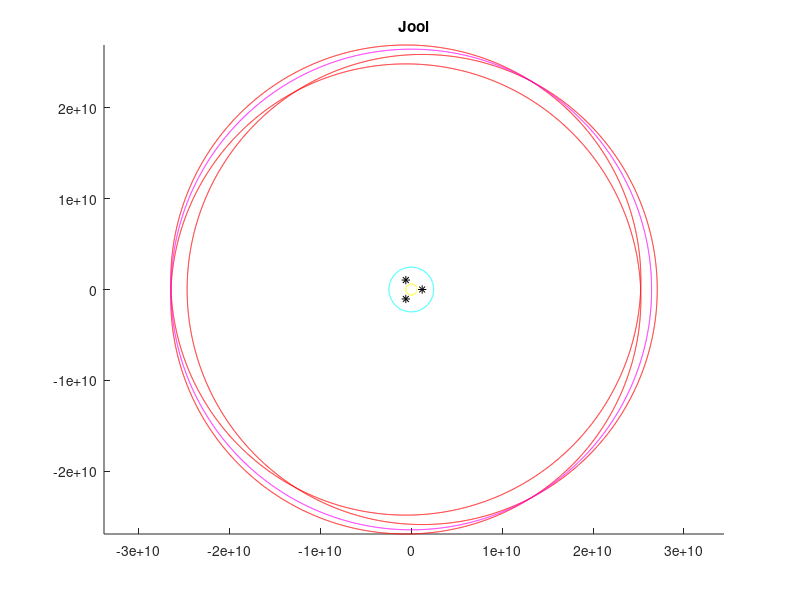

This figure's MATLAB source:
%%  ====  Header  =====================================================

fclose all;
close all
format long g
more off
clear
clc

% Number of points in a curve
N = 5001;

%%  ====  Planetary data  =============================================

% Initializes planetary index
ip = 0;

% Moho
ip = ip + 1;
pName{ip, 1} = 'Moho';
mu(ip, 1)    = 1.6860938e11;    % Gravitational parameter
R(ip, 1)     = 250000;          % Radius
r_SOI(ip, 1) = 9646663.0;       % Sphere of influence radius

% Eve
ip = ip + 1;
pName{ip, 1} = 'Eve';
mu(ip, 1)    = 8.1717302e12;    % Gravitational parameter
R(ip, 1)     = 700000;          % Radius
r_SOI(ip, 1) = 85109365;        % Sphere of influence radius

% Kerbin
ip = ip + 1;
pName{ip, 1} = 'Kerbin';
mu(ip, 1)    = 3.5316e12;       % Gravitational parameter
R(ip, 1)     = 600000;          % Radius
r_SOI(ip, 1) = 84159286;        % Sphere of influence radius

% Duna
ip = ip + 1;
pName{ip, 1} = 'Duna';
mu(ip, 1)    = 3.0136321e11;    % Gravitational parameter
R(ip, 1)     = 320000;          % Radius
r_SOI(ip, 1) = 47921949;        % Sphere of influence radius

% Dres
ip = ip + 1;
pName{ip, 1} = 'Dres';
mu(ip, 1)    = 2.1484489e10;    % Gravitational parameter
R(ip, 1)     = 138000;          % Radius
r_SOI(ip, 1) = 32832840;        % Sphere of influence radius

% Jool
ip = ip + 1;
pName{ip, 1} = 'Jool';
mu(ip, 1)    = 2.8252800e14;    % Gravitational parameter
R(ip, 1)     = 6000000;          % Radius
r_SOI(ip, 1) = 2455985200;        % Sphere of influence radius

% Eeloo
ip = ip + 1;
pName{ip, 1} = 'Eeloo';
mu(ip, 1)    = 7.4410815e10;    % Gravitational parameter
R(ip, 1)     = 210000;          % Radius
r_SOI(ip, 1) = 1.1908294e8;     % Sphere of influence radius

%%  ====  Relay data  =================================================

% Antenna powers
pa_1 = 100e9;
pa_2 = 5e3;
pa_3 = 500e3;

% Antenna powers (Jool)
pa_4 = pa_1 * (5^0.75);
pa_5 = 2e9; %5e6;

% Antenna ranges
ra1 = ones(ip, 1) * sqrt(pa_1 * pa_2);
ra2 = ones(ip, 1) * sqrt(pa_1 * pa_3);

% Antenna range (Jool)
ra1(6, 1) = sqrt(pa_4 * pa_2);
ra2(6, 1) = sqrt(pa_4 * pa_5);

% Relay altitude
hr       = (2.2e7) * ones(ip, 1); %ra1 - 4e5;
hr(1, 1) = 0.95 * r_SOI(1, 1);
hr(2, 1) = 0.5 * hr(3, 1);

hr(6, 1) = 1.2e9;

% Action oblate spheroid major axes
fsp = @(ra, hr) 0.5 * hr + sqrt((ra.^ 2) - 0.75 * (hr.^ 2));

% Action oblate spheroid minor axis
fma = @(ra, hr) sqrt((ra.^ 2) - (hr.^ 2));

% Relay positions
thr = [0; 2; 4] * (pi / 3);

for ii = 1:ip
    for jj = 1:3
        xr(ii, jj, :) = hr(ii, 1) * [cos(thr(jj, 1)), sin(thr(jj, 1))];
    end
end

%%  ====  Natural satellite clearance

% Satellite index
is = 0;

% Gilly
is = is + 1;
sName{is, 1}  = 'Gilly';
planet(is, 1) = 2;
ap(is, 1)     = 48825000;
pe(is, 1)     = 14175000;
r_SOIs(is, 1) = 126123.27;	% Sphere of influence radius

% Mun
is = is + 1;
sName{is, 1}  = 'Mun';
planet(is, 1) = 3;
ap(is, 1)     = 12000000;
pe(is, 1)     = 12000000;
r_SOIs(is, 1) = 2429559.1;	% Sphere of influence radius

% Minmus
is = is + 1;
sName{is, 1}  = 'Minmus';
planet(is, 1) = 3;
ap(is, 1)     = 47000000;
pe(is, 1)     = 47000000;
r_SOIs(is, 1) = 2247428.4;	% Sphere of influence radius

% Ike
is = is + 1;
sName{is, 1}  = 'Ike';
planet(is, 1) = 4;
ap(is, 1)     = 3296000;
pe(is, 1)     = 3104000;
r_SOIs(is, 1) = 11049598.9;	% Sphere of influence radius

GP = 388587;
heq_G = (((GP / (2 * pi)) ^ 2) * mu(2, 1)) ^ (1 / 3);

%%  ====  Circle coordinates  =========================================

xx = @(R, x0) x0(1, 1) + R * cos(linspace(-pi, pi, N));
yy = @(R, x0) x0(1, 2) + R * sin(linspace(-pi, pi, N));

%%  ====  Graphic output  =============================================

% For each planet aside from Moho
for ii=6:6 %ii = 1:ip
    hl(ii, 1) = figure(ii);
    title(pName{ii, 1})
    hold on

    % Planet
    plot(xx(R(ii, 1), [0, 0]), yy(R(ii, 1), [0, 0]), 'b')

    % Sphere of influence
    plot(xx(r_SOI(ii, 1), [0, 0]), yy(r_SOI(ii, 1), [0, 0]), 'c')

    % Relay positions and action spheres
    for jj = 1:3
        plot(xr(ii, jj, 1), xr(ii, jj, 2), 'k*')
        plot(xx(ra1(ii, 1), xr(ii, jj, :)), yy(ra1(ii, 1), xr(ii, jj, :)), 'g')
        plot(xx(ra2(ii, 1), xr(ii, jj, :)), yy(ra2(ii, 1), xr(ii, jj, :)), 'r')
    end

    % Collective action spheres
    plot(xx(fsp(ra1(ii, 1), hr(ii, 1)), [0, 0]), yy(fsp(ra1(ii, 1), hr(ii, 1)), [0, 0]), 'y')
    plot(xx(fsp(ra2(ii, 1), hr(ii, 1)), [0, 0]), yy(fsp(ra2(ii, 1), hr(ii, 1)), [0, 0]), 'm')

    axis equal
    hold off

    fprintf('For %s:\n', pName{ii, 1})
    fprintf('Ellipsoid 1 height vs planet radius       : %g / %g = %g\n', fma(ra1(ii, 1), hr(ii, 1)), R(ii, 1), (fma(ra1(ii, 1), hr(ii, 1)) / R(ii, 1)))
    fprintf('Ellipsoid 2 height vs Sphere of influence : %g / %g = %g\n', fma(ra2(ii, 1), hr(ii, 1)), r_SOI(ii, 1), (fma(ra2(ii, 1), hr(ii, 1)) / r_SOI(ii, 1)))
    fprintf('T = %g [s]\n\n', 2 * pi / sqrt(mu(ii, 1) / ((hr(ii, 1)) ^ 3)))

end

for ii = 1:is

    in = [(pe(ii, 1) - r_SOIs(ii, 1)), (ap(ii, 1) + r_SOIs(ii, 1))];
    fprintf('%s\n', sName{ii, 1})
    fprintf('[%g - %g - %g]\n\n', in(1, 1), hr(planet(ii, 1), 1), in(1, 2))

end
